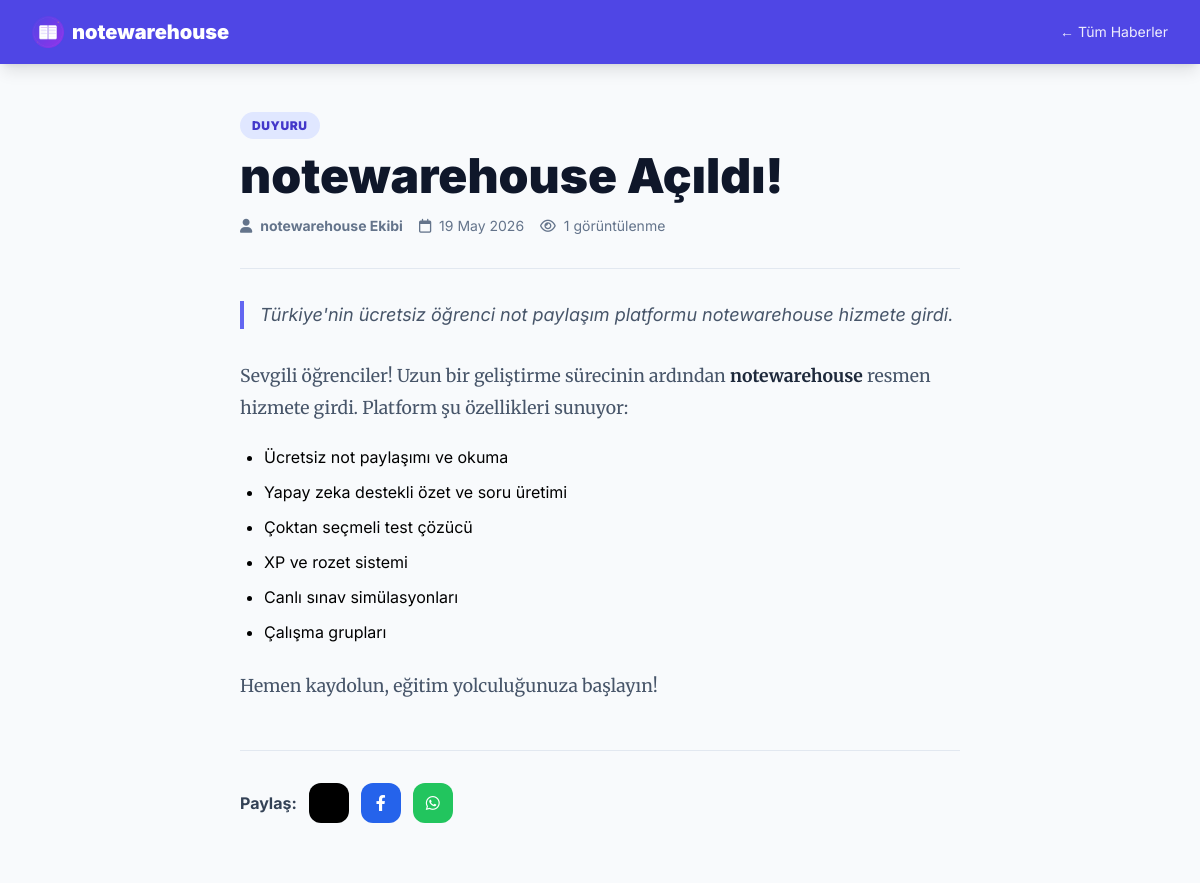
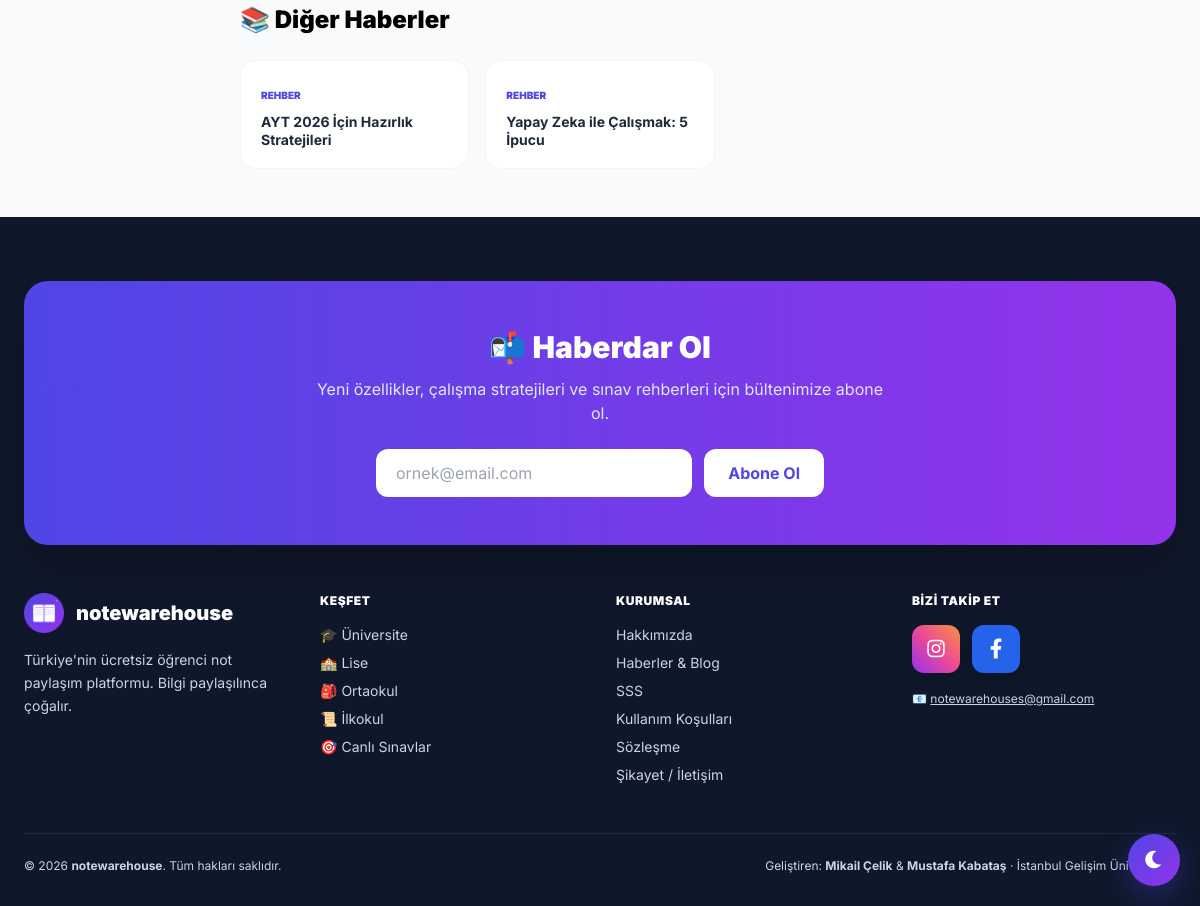
Screenshot of /haber.php?slug=notewarehouse-acildi with the database file from the repository (2 pictures, top to bottom).
### tables this page shows
CREATE TABLE `haberler` (
  `id`           INT(11)      NOT NULL AUTO_INCREMENT,
  `baslik`       VARCHAR(255) NOT NULL,
  `slug`         VARCHAR(255) NOT NULL,
  `ozet`         TEXT         DEFAULT NULL,
  `icerik`       LONGTEXT     DEFAULT NULL,
  `kapak_resim`  VARCHAR(500) DEFAULT NULL,
  `yazar`        VARCHAR(255) DEFAULT 'notewarehouse',
  `kategori`     VARCHAR(100) DEFAULT 'genel',
  `goruntulenme` INT(11)      DEFAULT 0,
  `yayinda`      TINYINT(1)   DEFAULT 1,
  `tarih`        TIMESTAMP    NOT NULL DEFAULT current_timestamp(),
  PRIMARY KEY (`id`),
  UNIQUE KEY `slug` (`slug`),
  KEY `yayinda` (`yayinda`)
);

### haber.php (the view, shortened to what this page needs)
<?php
require_once __DIR__ . '/baglan.php';
$slug = $_GET['slug'] ?? '';
$s = $db->prepare("SELECT * FROM haberler WHERE slug = ? AND yayinda = 1");
$s->execute([$slug]);
$haber = $s->fetch(PDO::FETCH_ASSOC);
try {
    $db->prepare("UPDATE haberler SET goruntulenme = goruntulenme + 1 WHERE id = ?")->execute([$haber['id']]);
} catch (Exception $e) {}
$digerler = $db->prepare("SELECT slug, baslik, kategori FROM haberler WHERE yayinda=1 AND id != ? ORDER BY RAND() LIMIT 3");
$digerler->execute([$haber['id']]);
$digerler = $digerler->fetchAll(PDO::FETCH_ASSOC);
?>
<!DOCTYPE html>
<html lang="tr">
<head>
    <script src="https://cdn.tailwindcss.com"></script>
    <link rel="stylesheet" href="https://cdnjs.cloudflare.com/ajax/libs/font-awesome/6.0.0/css/all.min.css">
</head>
<body class="bg-slate-50">
<nav class="bg-indigo-600 px-8 py-4 shadow-lg flex justify-between items-center sticky top-0 z-50">
    <a href="index.php" class="flex items-center text-white font-black text-xl">
        <img src="/favicon-180.png" class="w-8 h-8 rounded-lg mr-2"> notewarehouse
    </a>
    <a href="haberler.php" class="text-white/90 hover:text-white text-sm">← Tüm Haberler</a>
</nav>
<article class="max-w-3xl mx-auto px-6 py-12">
    <span class="text-xs bg-indigo-100 text-indigo-700 font-black px-3 py-1.5 rounded-full uppercase tracking-wider">
        <?= htmlspecialchars($haber['kategori']) ?>
    </span>
    <h1 class="text-4xl md:text-5xl font-black text-slate-900 mt-4 mb-4 leading-tight">
        <?= htmlspecialchars($haber['baslik']) ?>
    </h1>
    <div class="flex items-center gap-4 text-sm text-slate-500 mb-8 pb-8 border-b border-slate-200">
        <span><i class="fas fa-user mr-1"></i> <strong><?= htmlspecialchars($haber['yazar']) ?></strong></span>
        <span><i class="far fa-calendar mr-1"></i> <?= date('d F Y', strtotime($haber['tarih'])) ?></span>
        <span><i class="far fa-eye mr-1"></i> <?= $haber['goruntulenme'] + 1 ?> görüntülenme</span>
    </div>
    <?php if ($haber['ozet']): ?>
    <p class="text-lg text-slate-600 italic border-l-4 border-indigo-500 pl-4 mb-8">
        <?= htmlspecialchars($haber['ozet']) ?>
    </p>
    <?php endif; ?>
    <div class="prose max-w-none">
        <?= $haber['icerik'] ?>
    </div>
    <div class="mt-12 pt-8 border-t border-slate-200 flex items-center gap-3">
        <span class="font-bold text-slate-700">Paylaş:</span>
        <a href="https://twitter.com/intent/tweet?text=<?= urlencode($haber['baslik']) ?>&url=https://notewarehouse.com/haber.php?slug=<?= urlencode($haber['slug']) ?>" target="_blank"
           class="w-10 h-10 bg-black text-white rounded-xl flex items-center justify-center hover:scale-110 transition">
        </a>
        <a href="https://www.facebook.com/sharer/sharer.php?u=https://notewarehouse.com/haber.php?slug=<?= urlencode($haber['slug']) ?>" target="_blank"
           class="w-10 h-10 bg-blue-600 text-white rounded-xl flex items-center justify-center hover:scale-110 transition">
            <i class="fab fa-facebook-f"></i>
        </a>
        <a href="https://api.whatsapp.com/send?text=<?= urlencode($haber['baslik'].' https://notewarehouse.com/haber.php?slug='.$haber['slug']) ?>" target="_blank"
           class="w-10 h-10 bg-green-500 text-white rounded-xl flex items-center justify-center hover:scale-110 transition">
            <i class="fab fa-whatsapp"></i>
        </a>
    </div>
    <?php if (!empty($digerler)): ?>
    <div class="mt-16">
        <h3 class="text-2xl font-black mb-6">📚 Diğer Haberler</h3>
        <div class="grid grid-cols-1 md:grid-cols-3 gap-4">
            <?php foreach ($digerler as $d): ?>
                <a href="haber.php?slug=<?= urlencode($d['slug']) ?>"
                   class="bg-white p-5 rounded-2xl border border-slate-100 hover:border-indigo-300 hover:shadow-md transition block">
                    <span class="text-[10px] text-indigo-600 font-black uppercase"><?= htmlspecialchars($d['kategori']) ?></span>
                    <h4 class="font-bold text-slate-800 text-sm mt-2 leading-tight"><?= htmlspecialchars($d['baslik']) ?></h4>
                </a>
            <?php endforeach; ?>
        </div>
    </div>
    <?php endif; ?>
</article>
<?php include __DIR__ . '/footer_partial.php'; ?>
</body>
</html>

### haber.php (style rules this page uses)
body { font-family:'Inter',sans-serif }
.prose p { font-family:'Merriweather',serif;font-size:1.1rem;line-height:1.8;margin-bottom:1.2rem;color:#475569 }
.prose ul { margin:1rem 0 1.5rem 1.5rem;list-style:disc }
.prose ul li { margin-bottom:0.5rem;line-height:1.7 }
.prose strong { color:#1e293b }

### rows the page displays
haberler: kategori "DUYURU", baslik "notewarehouse Açıldı!", yazar "notewarehouse Ekibi", tarih "19 May 2026", $haber['goruntulenme'] + 1 "1", ozet "Türkiye'nin ücretsiz öğrenci not paylaşım platformu notewarehouse hizmete girdi.", icerik "Sevgili öğrenciler! Uzun bir geliştirme sürecinin ardından notewarehouse resmen hizmete girdi. Platform şu özellikleri sunuyor: Ücretsiz not paylaşımı ve okuma Yapay zeka destekli özet ve soru üretimi Çoktan seçmeli test çözücü XP ve rozet sistemi Canlı sınav simülasyonları Çalışma grupları Hemen kaydolun, eğitim yolculuğunuza başlayın!"
haberler: kategori "REHBER", baslik "AYT 2026 İçin Hazırlık Stratejileri"
haberler: kategori "REHBER", baslik "Yapay Zeka ile Çalışmak: 5 İpucu"
